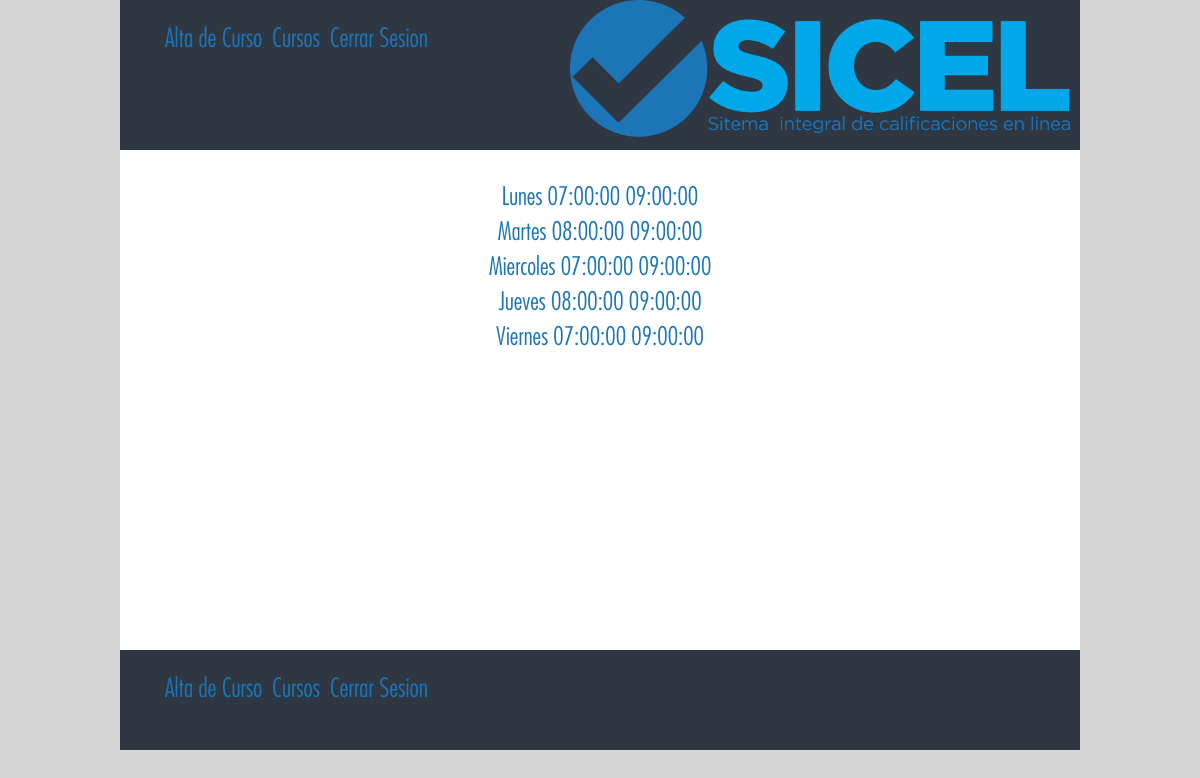
The page /index.php?accion=curso&opcion=listarhorario&idciclo=2013B&nrc=100 (signed in) on the database its author committed.
### tables this page shows
CREATE TABLE IF NOT EXISTS `horarios` (
  `nrc` int(11) NOT NULL,
  `diaSemana` int(11) NOT NULL,
  `numeroHoras` int(11) NOT NULL,
  `horaInicio` time NOT NULL,
  `horaFin` time NOT NULL,
  `id` int(11) NOT NULL AUTO_INCREMENT,
  PRIMARY KEY (`id`)
);

CREATE TABLE IF NOT EXISTS `diasemana` (
  `idDia` int(11) NOT NULL,
  `nombreDia` varchar(10) NOT NULL,
  PRIMARY KEY (`idDia`)
);

### modelo/cursoMod.php (called while the page is built, shortened)
<?php
class cursoMod{
	function listarhorario(){
		include('db_data.inc');
		$nrc = $_REQUEST['nrc'];
		$conexion = new mysqli($host,$user,$pass,$db);
		$consulta = "SELECT *
						FROM horarios
						INNER JOIN diasemana ON diaSemana = idDia
						AND nrc ='$nrc'";
		$result = $conexion -> query($consulta);
		return $result;
		return $dias;
	}
}
?>

### www/index.php (called while the page is built, shortened)
<?php
 if(!isset($_REQUEST['accion'])){
	include('../controlador/defaultCtl.php');
	$controlador = new DefaultCtl();
	}else{
 switch($_REQUEST['accion']){
	case 'curso':
		include('../controlador/cursoCtl.php');
		$controlador = new cursoCtl();
		break;
 }
}
$controlador->ejecutar();
?>

### controlador/menuCtl.php (called while the page is built, shortened)
<?php
class menuCtl {
    function menu() {
        if(!isset($_SESSION['rol'])) $menu = file_get_contents('../vista/menus/default.html');
        else
        {switch ($_SESSION['rol']) {
                    case '20':
                        $menu = file_get_contents('../vista/menus/profesor.html');
                        break;
                }}
    return $menu;
    }
}
?>

### controlador/cursoCtl.php (the view, shortened to what this page needs)
<?php
class cursoCtl{
	public $modelo;
	function __construct(){
		include('../modelo/cursoMod.php');
		$this->modelo = new cursoMod();
	}
	function ejecutar(){
			$file = file_get_contents('../vista/template.html');
			$opcion = $_REQUEST['opcion'];
			if(!isset($_SESSION['uid'])){
						$file = str_ireplace('{cuerpo}' ,'Usted no ha iniciado sesion', $file);
						}
					else{
						$file = str_ireplace('Iniciar Sesion' ,'Cerrar Sesion', $file);
						switch ($_SESSION['rol']) {
							case '20':
								switch ($opcion) {
									case 'listarhorario':
										$cuerpo = $this->listarhorario();
										break;
									}
								break;
							}
						}
						include('../controlador/menuCtl.php');
						$vista2 = new menuCtl();
						$file = str_ireplace('{cuerpo}' , $cuerpo, $file);
						$file = str_replace('{menu}', $vista2 -> menu() , $file);
						$file = str_replace('{footer}', $vista2 -> menu() , $file);
						echo $file;
		}
	function listarhorario(){
		$result = $this->modelo->listarhorario();
		$table = '';
		while($row = mysqli_fetch_array($result)){
			$table .= $row['nombreDia']." ".$row['horaInicio']." ".$row['horaFin']."<br>";
		}
		return $table;
	}
}
?>

### www/css/main.css (style rules this page uses)
html, button, input, select, textarea { color: #222; }
html { font-size: 1em; line-height: 1.4; }
audio, canvas, img, video { vertical-align: middle; }
html, body { height: 100%; margin: 0 auto; background:#d6d6d6; font-family: 'futuralightregular'; }
.container { margin: 0 auto; width: 960px; }
#header { height: 150px; width: 100%; background: #2E3742; }
#header img { float: right; margin-right: 10px; }
.menu { list-style: none; float: left; width: 40%; }
.menu a { color: #1c75b6; text-decoration: none; float: left; font-size: 26px; margin: 5px; }
#principal { text-align: center; }
#contenido { background: #fff; min-height: 500px; font-size: 25px; color: #1c75b6; }
#footer { height:100px; width: 100%; list-style: none; background: #2E3742; }
#footer a { color: #1c75b6; text-decoration: none; float: left; margin: 5px; }
.clear { height: 30px;; }

### rows shown on the page
horarios: diasemana.nombreDia "Lunes", horaInicio "07:00:00", horaFin "09:00:00"
horarios: diasemana.nombreDia "Martes", horaInicio "08:00:00", horaFin "09:00:00"
horarios: diasemana.nombreDia "Miercoles", horaInicio "07:00:00", horaFin "09:00:00"
horarios: diasemana.nombreDia "Jueves", horaInicio "08:00:00", horaFin "09:00:00"
horarios: diasemana.nombreDia "Viernes", horaInicio "07:00:00", horaFin "09:00:00"

### other values the page prints
$file "Alta de Curso Cursos Cerrar Sesion Alta de Curso Cursos Cerrar Sesion"
